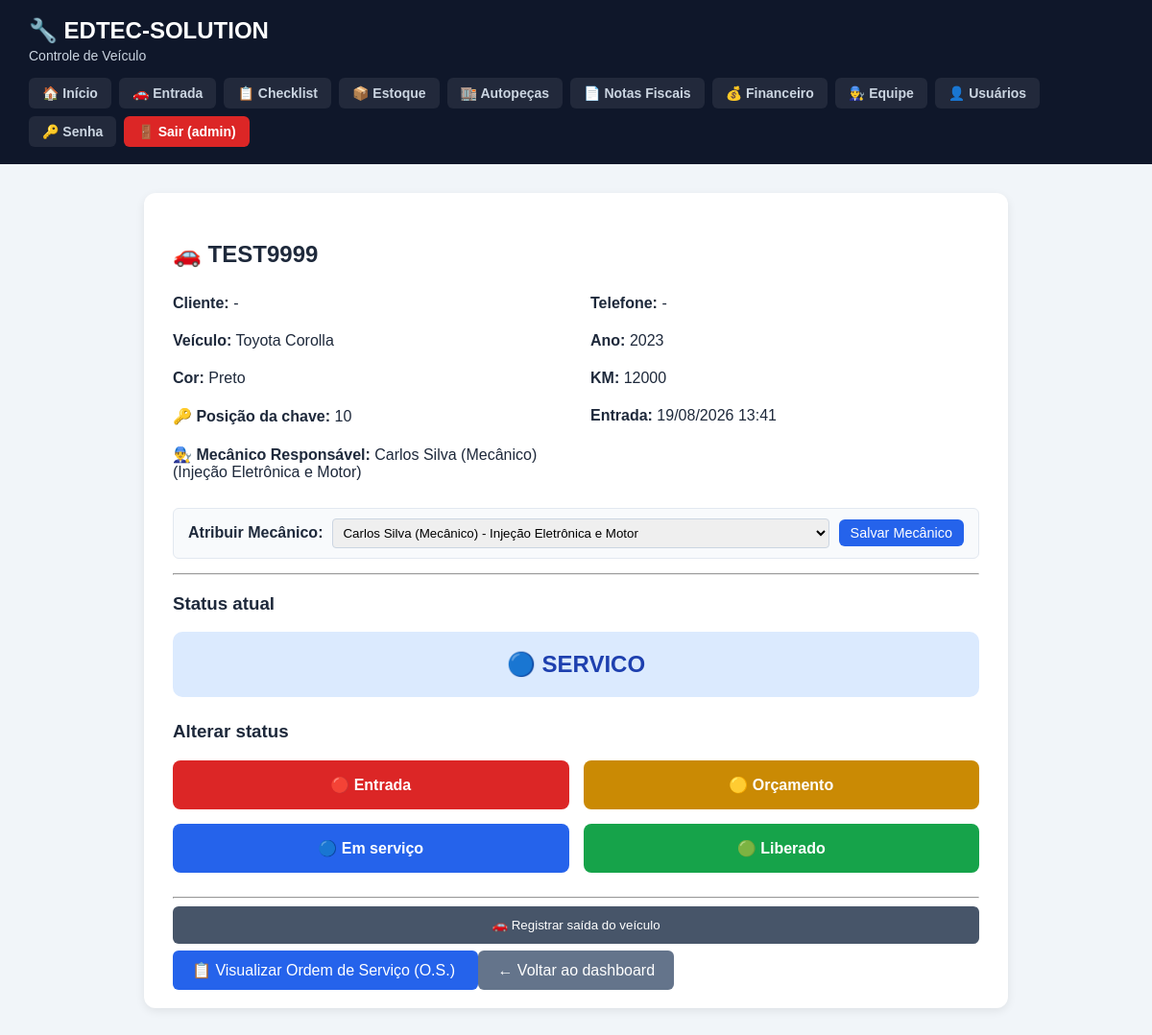
The page /app/public/status.php?placa=TEST9999 (signed in) on the database its author committed.
### tables this page shows
CREATE TABLE `veiculos` (
  `id` int NOT NULL AUTO_INCREMENT,
  `placa` varchar(10) NOT NULL,
  `cliente_id` int DEFAULT NULL,
  `modelo` varchar(100) NOT NULL,
  `marca` varchar(100) DEFAULT NULL,
  `ano` int DEFAULT NULL,
  `cor` varchar(50) DEFAULT NULL,
  `km_atual` int DEFAULT NULL,
  `telefone` varchar(30) DEFAULT NULL,
  `entrada` datetime NOT NULL DEFAULT CURRENT_TIMESTAMP,
  `saida` datetime DEFAULT NULL,
  `status` enum('ENTRADA','ORCAMENTO','SERVICO','LIBERADO') NOT NULL DEFAULT 'ENTRADA',
  `observacoes` text,
  `atualizado_em` datetime NOT NULL DEFAULT CURRENT_TIMESTAMP ON UPDATE CURRENT_TIMESTAMP,
  `posicao_chave` int DEFAULT NULL,
  `posicao_chave_ativa` int GENERATED ALWAYS AS ((case when (`saida` is null) then `posicao_chave` else NULL end)) STORED,
  `mecanico_id` int DEFAULT NULL,
  PRIMARY KEY (`id`),
  UNIQUE KEY `uk_posicao_chave_ativa` (`posicao_chave_ativa`),
  KEY `idx_veiculos_status` (`status`),
  KEY `idx_veiculos_cliente` (`cliente_id`),
  KEY `idx_veiculos_entrada` (`entrada`),
  KEY `idx_veiculos_placa` (`placa`),
  CONSTRAINT `fk_veiculo_cliente` FOREIGN KEY (`cliente_id`) REFERENCES `clientes` (`id`) ON DELETE SET NULL ON UPDATE CASCADE
);

CREATE TABLE `funcionarios` (
  `id` int NOT NULL AUTO_INCREMENT,
  `nome` varchar(150) NOT NULL,
  `cpf` varchar(20) DEFAULT NULL,
  `telefone` varchar(30) DEFAULT NULL,
  `cargo` enum('MECANICO','AUXILIAR','ADMINISTRATIVO') NOT NULL DEFAULT 'MECANICO',
  `especialidade` varchar(100) DEFAULT 'Geral',
  `ativo` tinyint(1) NOT NULL DEFAULT '1',
  `criado_em` datetime NOT NULL DEFAULT CURRENT_TIMESTAMP,
  `atualizado_em` datetime NOT NULL DEFAULT CURRENT_TIMESTAMP ON UPDATE CURRENT_TIMESTAMP,
  PRIMARY KEY (`id`)
);

### app/public/status.php (the view, shortened to what this page needs)
<?php
require_once 'config.php';
$placa = strtoupper(trim($_GET['placa'] ?? $_POST['placa'] ?? ''));
$stmt = $pdo->prepare("
    SELECT
        v.*,
        c.nome AS cliente_nome,
        c.telefone AS cliente_telefone,
        f.nome AS mecanico_nome,
        f.especialidade AS mecanico_especialidade
    FROM veiculos v
    LEFT JOIN clientes c
        ON c.id = v.cliente_id
    LEFT JOIN funcionarios f
        ON f.id = v.mecanico_id
    WHERE v.placa = ?
    AND v.saida IS NULL
    LIMIT 1
");
$stmt->execute([$placa]);
$veiculo = $stmt->fetch();
$stmtMecanicos = $pdo->query("SELECT id, nome, especialidade FROM funcionarios WHERE ativo = 1 AND cargo = 'MECANICO' ORDER BY nome ASC");
$mecanicos = $stmtMecanicos->fetchAll();
?>
<!DOCTYPE html>
<html lang="pt-BR">
<head>
    <link
        rel="stylesheet"
        href="style.css"
    >
</head>
<body>
<?php
include 'header.php';
?>
<main>
    <div class="form-container">
        <h2>
            🚗
            <?= htmlspecialchars($veiculo['placa']) ?>
        </h2>
        <div class="dados-veiculo">
            <p>
                <strong>Cliente:</strong>
                <?= htmlspecialchars(
                    $veiculo['cliente_nome'] ?? '-'
                ) ?>
            </p>
            <p>
                <strong>Telefone:</strong>
                <?= htmlspecialchars(
                    $veiculo['cliente_telefone'] ?? '-'
                ) ?>
            </p>
            <p>
                <strong>Veículo:</strong>
                <?= htmlspecialchars(
                    $veiculo['marca'] . ' ' .
                    $veiculo['modelo']
                ) ?>
            </p>
            <p>
                <strong>Ano:</strong>
                <?= htmlspecialchars(
                    $veiculo['ano'] ?? '-'
                ) ?>
            </p>
            <p>
                <strong>Cor:</strong>
                <?= htmlspecialchars(
                    $veiculo['cor'] ?? '-'
                ) ?>
            </p>
            <p>
                <strong>KM:</strong>
                <?= htmlspecialchars(
                    $veiculo['km_atual'] ?? '-'
                ) ?>
            </p>
            <p>
                <strong>🔑 Posição da chave:</strong>
                <?= htmlspecialchars(
                    $veiculo['posicao_chave'] ?? '-'
                ) ?>
            </p>
            <p>
                <strong>Entrada:</strong>
                <?= date(
                    'd/m/Y H:i',
                    strtotime($veiculo['entrada'])
                ) ?>
            </p>
            <p>
                <strong>👨‍🔧 Mecânico Responsável:</strong>
                <?= $veiculo['mecanico_nome']
                    ? htmlspecialchars($veiculo['mecanico_nome']) . ' (' . htmlspecialchars($veiculo['mecanico_especialidade']) . ')'
                    : '<em style="color: #e74c3c;">Nenhum mecânico atribuído</em>'
                ?>
            </p>
        </div>
        <form method="POST" style="margin: 15px 0; background: #f8fafc; padding: 10px 15px; border-radius: 6px; border: 1px solid #e2e8f0; display: flex; gap: 10px; align-items: center;">
            <label style="white-space: nowrap; font-weight: bold;">Atribuir Mecânico:</label>
            <select name="mecanico_id" style="flex: 1; padding: 6px; border-radius: 4px; border: 1px solid #cbd5e1;">
                <?php foreach ($mecanicos as $m): ?>
                    <option value="<?= $m['id'] ?>" <?= ($veiculo['mecanico_id'] == $m['id']) ? 'selected' : '' ?>>
                        <?= htmlspecialchars($m['nome']) ?> - <?= htmlspecialchars($m['especialidade']) ?>
                    </option>
                <?php endforeach; ?>
            </select>
            <button type="submit" class="botao" style="padding: 6px 12px; font-size: 0.9rem;">Salvar Mecânico</button>
        </form>
        <hr>
        <h3>Status atual</h3>
        <div class="status-grande status-<?= strtolower(
            $veiculo['status']
        ) ?>">
            <?php
            $icones = [
                'ENTRADA'   => '🔴',
                'ORCAMENTO' => '🟡',
                'SERVICO'   => '🔵',
                'LIBERADO'  => '🟢'
            ];
            echo $icones[$veiculo['status']] .
                ' ' .
                htmlspecialchars($veiculo['status']);
            ?>
        </div>
        <h3>Alterar status</h3>
        <div class="status-botoes">
<?php
$statusBotoes = [
    'ENTRADA' => [
        'texto' => '🔴 Entrada',
        'classe' => 'btn-vermelho'
    ],
    'ORCAMENTO' => [
        'texto' => '🟡 Orçamento',
        'classe' => 'btn-amarelo'
    ],
    'SERVICO' => [
        'texto' => '🔵 Em serviço',
        'classe' => 'btn-azul'
    ],
    'LIBERADO' => [
        'texto' => '🟢 Liberado',
        'classe' => 'btn-verde'
    ]
];
foreach ($statusBotoes as $status => $botao):
?>
            <form method="POST">
                <button
                    type="submit"
                    class="status-btn <?= $botao['classe'] ?>"
                >
                    <?= $botao['texto'] ?>
                </button>
            </form>
<?php endforeach; ?>
        </div>
        <hr>
        <form
            method="POST"
            action="saida.php"
            onsubmit="return confirm(
                'Confirmar saída deste veículo?'
            );"
        >
            <button
                type="submit"
                class="botao btn-saida"
            >
                🚗 Registrar saída do veículo
            </button>
        </form>
        <br>
        <a
            href="os.php?placa=<?= urlencode($placa) ?>"
            class="botao"
            style="margin-bottom: 10px;"
        >
            📋 Visualizar Ordem de Serviço (O.S.)
        </a>
        <a
            href="index.php"
            class="botao secundario"
        >
            ← Voltar ao dashboard
        </a>
    </div>
</main>
</body>
</html>

### app/public/style.css (style rules this page uses)
* { box-sizing: border-box; }
body { margin: 0; font-family: Arial, Helvetica, sans-serif; background: #f1f5f9; color: #1e293b; }
main { padding: 30px; max-width: 1400px; margin: auto; }
button, .botao { padding: 12px 20px; border: none; border-radius: 6px; background: #2563eb; color: white; text-decoration: none; cursor: pointer; }
.status-servico { background: #dbeafe; color: #1e40af; }
.form-container { max-width: 900px; margin: 0 auto; background: white; padding: 30px; border-radius: 12px; box-shadow: 0 3px 10px rgba(0, 0, 0, .08); }
.botao.secundario { background: #64748b; }
.dados-veiculo { display: grid; grid-template-columns: repeat(2, 1fr); gap: 5px 30px; margin: 20px 0; }
.dados-veiculo p { margin: 8px 0; }
.status-grande { padding: 20px; text-align: center; font-size: 24px; font-weight: bold; border-radius: 10px; margin: 15px 0 25px; }
.status-botoes { display: grid; grid-template-columns: repeat(2, 1fr); gap: 15px; margin-bottom: 25px; }
.status-btn { width: 100%; padding: 16px; border: none; border-radius: 8px; color: white; font-size: 16px; font-weight: bold; cursor: pointer; }
.btn-vermelho { background: #dc2626; }
.btn-amarelo { background: #ca8a04; }
.btn-azul { background: #2563eb; }
.btn-verde { background: #16a34a; }
.btn-saida { background: #475569; width: 100%; }

### rows shown on the page
veiculos: placa "TEST9999", marca+modelo "Toyota Corolla", ano "2023", cor "Preto", km_atual "12000", posicao_chave "10", entrada "19/08/2026 13:41", funcionarios.nome "Carlos Silva (Mecânico)", funcionarios.especialidade "Injeção Eletrônica e Motor", mecanico_id "Carlos Silva (Mecânico) - Injeção Eletrônica e Motor", status "🔵", status "SERVICO"

### other values the page prints
$subtituloPage "Controle de Veículo"
$usuarioHeader['usuario'] "admin"
$veiculo['cliente_nome'] "-"
$veiculo['cliente_telefone'] "-"
$botao['texto'] "🔴 Entrada"
$botao['texto'] "🟡 Orçamento"
$botao['texto'] "🔵 Em serviço"
$botao['texto'] "🟢 Liberado"
